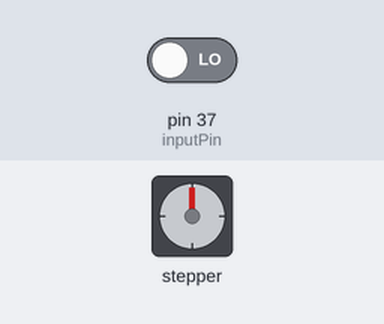
Recording of a sketch running on a simulated Arduino Mega 2560, built with avr-gcc and run on an emulated ATmega2560. Shown: stepper motor. Wiring (inferred from the names in the program): stepper motor (200 steps per turn assumed): coils pin 33, pin 32, pin 31, pin 30. The test bench sets the inputs (shaded band); at power-on: pin 37 (inputPin) LOW.

Above: at 1.2 s.
1.3 s: pin 37 (inputPin) driven HIGH
At 1.46 s:
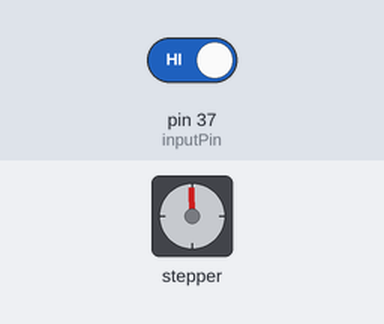
At 2.06 s:
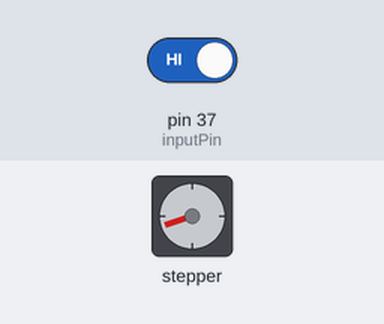
4.3 s: pin 37 (inputPin) driven LOW
At 4.46 s:
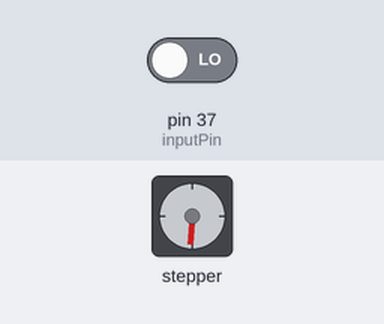
Timing chart, 0 to 7.3 s (numbered marks = the images above; inputs shaded):
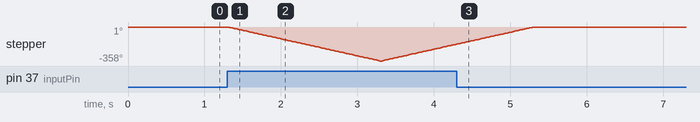

The sketch:

stepperTwoPhase2.ino
```cpp
/*
 * Written by: Ahmad Saeed Mohammad Saeed
 * mail: ahmad._.saeed@outlook.com
 */

#define A        30                     // the pin connected to the wire A of the coil A (or to the H-bridge pin controlling the same wire)
#define A_bar    31                     // the pin connected to the wire A- of the coil A (or to the H-bridge pin controlling the same wire)
#define B        32                     // the pin connected to the wire B of the coil A (or to the H-bridge pin controlling the same wire)
#define B_bar    33                     // the pin connected to the wire B- of the coil A (or to the H-bridge pin controlling the same wire)
#define x       10                 // smaller values may make the motor produce more speed and less torque
#define inputPin 37
#define stepsPerRevolution 200         // you can the number of steps required to make a complete revolution in the data sheet of your motor

boolean currentState = false;
void setup() {
  pinMode(A, OUTPUT);
  pinMode(A_bar, OUTPUT);
  pinMode(B, OUTPUT);
  pinMode(B_bar, OUTPUT);
}


void loop() {

   if( digitalRead(inputPin) == HIGH ) {

      for (int i = 0; i < (stepsPerRevolution/4) ; i++) {
        digitalWrite(A, HIGH);
        digitalWrite(A_bar, LOW);
        digitalWrite(B, HIGH);
        digitalWrite(B_bar, LOW);
        delay (x);

        digitalWrite(A, LOW);
        digitalWrite(A_bar, HIGH);
        digitalWrite(B, HIGH);
        digitalWrite(B_bar, LOW);
        delay(x);

        digitalWrite(A, LOW);
        digitalWrite(A_bar, HIGH);
        digitalWrite(B, LOW);
        digitalWrite(B_bar, HIGH);
        delay(x);

        digitalWrite(A, HIGH);
        digitalWrite(A_bar, LOW);
        digitalWrite(B, LOW);
        digitalWrite(B_bar, HIGH);
        delay(x);
      }
      // Counter Direction
      for (int i = 0; i < (stepsPerRevolution/4); i++) {
        digitalWrite(A, HIGH);
        digitalWrite(A_bar, LOW);
        digitalWrite(B, LOW);
        digitalWrite(B_bar, HIGH);
        delay(x);
        digitalWrite(A, LOW);
        digitalWrite(A_bar, HIGH);
        digitalWrite(B, LOW);
        digitalWrite(B_bar, HIGH);
        delay(x);

        digitalWrite(A, LOW);
        digitalWrite(A_bar, HIGH);
        digitalWrite(B, HIGH);
        digitalWrite(B_bar, LOW);
        delay(x);

        digitalWrite(A, HIGH);
        digitalWrite(A_bar, LOW);
        digitalWrite(B, HIGH);
        digitalWrite(B_bar, LOW);
        delay(x);
      }
  }
}
```

Measured:
- after the input at 1.3 s, stepper: turns 358° counter-clockwise in 2.0 s, then 177° clockwise in 0.96 s
- after the input at 4.3 s, stepper: goes on until 5.3 s, then stays 0°
